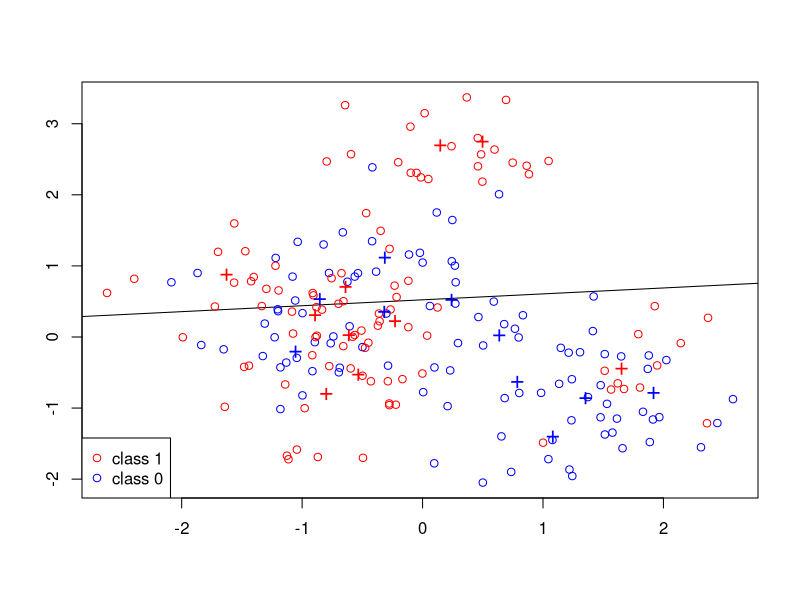

Source code (R):
## ---- chunk 1
knitr::opts_chunk$set(echo = TRUE)
## ---- chunk 2
library(class)
library(ggplot2)
set.seed(3402)

## ---- chunk 3
# nc  : number of cluster centers
# sdc : standard deviation for generating the cluster centers
# p: dimension 
generateCenters = function(nc, sdc,p) {

#Centers normally distributed with mean  (1,0)
m1 = matrix(rnorm(csize*p), csize, p)*sigma + cbind( rep(1,csize), rep(0,csize));

#Centers normally distributed with mean  (0,1)
m0 = matrix(rnorm(csize*p), csize, p)*sigma + cbind( rep(0,csize), rep(1,csize));

  return(list("center0" = m0,
              "center1" = m1))
} 
## ---- chunk 4
#Function to generate data
generateData = function(centers, ntr, nte, s, csize) {

# Randomly allocate the n samples for class 1 to the 10 clusters
id1 = sample(1:csize, ntr, replace = TRUE);

# Randomly allocate the n samples for class 1 to the 10 clusters
id0 = sample(1:csize, ntr, replace = TRUE);  

m0 = centers$center0
m1 = centers$center1

#Generate training set
X_train = matrix(rnorm(2*ntr*p), 2*ntr, p)*s + rbind(m1[id1,], m0[id0,])
Y_train = (c(rep(1,ntr), rep(0,ntr)))


train_set = data.frame(X1 = X_train[,1], X2 = X_train[,2], Y = Y_train)

#Generate test set
id1 = sample(1:csize, nte, replace=TRUE);
id0 = sample(1:csize, nte, replace=TRUE); 
X_test = matrix(rnorm(2*nte*p), 2*nte, p)*s +   rbind(m1[id1,], m0[id0,])
Ytest = (c(rep(1,nte), rep(0,nte)))

test_set = data.frame(X1 = X_test[,1], X2 = X_test[,2], Y = Ytest)


return(list("train" = train_set,
              "test" = test_set))
}
## ---- chunk 5
eval_performance  = function(model, data) {

  #Calculate train error
  train_pred = as.integer(model$fitted.values > 0.5)
  train_error = mean(train_pred != data$train$Y )
  
  #Calculate test error
  test_pred = predict(model, newdata = data.frame(data$test[-3])) >0.5
  test_error = mean(test_pred != data$test$Y )
  
  return(list("train_error" = train_error,
              "test_error" = test_error))
}
  
## ---- chunk 6
find_best_k = function(data, foldNum)
{
  dataSet = data$train[, c("X1", "X2", "Y")]  ## 200-by-3 training data
  dataSet$Y = as.factor(dataSet$Y)
  foldSize = floor(nrow(dataSet)/foldNum)  
  KVector = seq(1, (nrow(dataSet) - foldSize), 2)
  min_error = 1
  min_k = 0
  for(K in KVector)
  {
   error = 0
   for(runId in 1:foldNum){
     testSetIndex = ((runId-1)*foldSize + 1):(ifelse(runId == foldNum, nrow(dataSet), runId*foldSize))
     trainX = dataSet[-testSetIndex, c('X1', 'X2')]
     trainY = as.factor(dataSet[-testSetIndex, ]$Y)
     testX = dataSet[testSetIndex, c('X1' , 'X2')]
     testY = as.factor(dataSet[testSetIndex, ]$Y)
     predictY = knn(trainX, testX, trainY, K)
     error = error + sum(predictY != testY) 
   }
   error = error / nrow(dataSet)
   #Check and store the minimum error and corresponding K 
   #the condition '<='  will ensure in case of equal errors higher K will be chosen 
   #since we are going thru K in increasing order. 
   #print(paste("error",error, "min_error",min_error))
   if(error <= min_error)
   {
     min_error = error
     min_k = K
   }

  }
  return(list("min_error" = min_error,
              "best_k" = min_k))
  
}
## ---- chunk 7
mixnorm = function(x, centers0, centers1, s){
  ## return the density ratio for a point x, where each 
  ## density is a mixture of normal with multiple components
  d1 = sum(exp(-apply((t(centers1) - x)^2, 2, sum) / (2 * s^2)))
  d0 = sum(exp(-apply((t(centers0) - x)^2, 2, sum) / (2 * s^2)))
  
  return (d1 / d0)
}
## ---- chunk 8
#Generate centers
p = 2;          #dimension    
sigma = 1;      # sd for generating the centers 
csize = 10;       # number of centers
centers = generateCenters(csize,sigma,p)

#Generate data
ntr = 100 #no of training data
nte = 5000 #no of test data
s = sqrt(sigma/5);  # sd for generating x. 
num_sim = 20 #No. of simulations


#Allocate storage for results
linear_train = rep(0,num_sim)
linear_test = rep(0,num_sim)

quad_train = rep(0,num_sim)
quad_test = rep(0,num_sim)

knn_train = rep(0,num_sim)
knn_test = rep(0,num_sim)
knn_best_k = rep(0,num_sim)

bayes_train = rep(0,num_sim)
bayes_test = rep(0,num_sim)

#Repeat simulation num_sim times
for (i in 1:num_sim)  
{  
  data = generateData(centers,ntr,nte,s,csize)
  
  #----------------------------------------------------------------------------------- 
  #Run linear regression 
  model_linear = lm(formula = Y ~ X1 + X2, data = data$train)
  error_linear = eval_performance(model_linear,data)
  linear_train[i] = error_linear$train_error
  linear_test[i] = error_linear$test_error
  
  #----------------------------------------------------------------------------------- 
  #Run quadratic regression 
  model_quadratic = lm(formula = Y ~ X1 + X2 + I(X1 * X2) + I(X1^2) + I(X2^2), data = data$train)
  error_quadratic = eval_performance(model_quadratic,data)
  
  quad_train[i] = error_quadratic$train_error
  quad_test[i] = error_quadratic$test_error
 
  #----------------------------------------------------------------------------------- 
  #KNN classification: find best k
  foldNum = 10
  result= find_best_k(data,foldNum)
  knn_best_k[i] = result$best_k
  
  #KNN Training error
  trainX = data$train[,c('X1','X2')]
  trainY = as.factor(data$train[,'Y'])
  predictY = knn(trainX, trainX, trainY, result$best_k)
  knn_train_error = mean(predictY != trainY )
  knn_train[i] =  knn_train_error

  #KNN Test error
  trainX = data$train[,c('X1','X2')]
  testX = data$test[,c('X1','X2')]
  trainY = as.factor(data$train[,'Y'])
  testY = as.factor(data$test[,'Y'])

  predictY = knn(trainX, testX, trainY, result$best_k)
  knn_test_error = mean(predictY != testY)
  knn_test[i] = knn_test_error 
  
  #----------------------------------------------------------------------------------- 
  #Bayes rule
  
  #Bayes error on training data
  Ytrain_pred_Bayes = apply(trainX, 1, mixnorm, centers$center0,centers$center1,s )
  Ytrain_pred_Bayes = as.numeric(Ytrain_pred_Bayes > 1);
  table(trainY, Ytrain_pred_Bayes); 
  train.err.Bayes = sum(trainY !=  Ytrain_pred_Bayes) / (2*ntr)
  bayes_train[i] = train.err.Bayes
  
  #Bayes error on test data
  Ytest_pred_Bayes = apply(testX, 1, mixnorm, centers$center0,centers$center1,s )
  Ytest_pred_Bayes = as.numeric(Ytest_pred_Bayes > 1);
  table(testY, Ytest_pred_Bayes); 
  test.err.Bayes = sum(testY !=  Ytest_pred_Bayes) / (2*nte)
  bayes_test[i] = test.err.Bayes

}

## ---- chunk 9
n= ntr
traindata = data$train
m0 = centers$center0
m1 = centers$center1

plot(traindata[, 1], traindata[, 2], type = "n", xlab = "", ylab = "")
abline(model_linear)
points(traindata[1:n, 1], traindata[1:n, 2], col = "blue");
points(traindata[(n+1):(2*n), 1], traindata[(n+1):(2*n), 2], col="red"); 

points(m1[1:csize, 1], m1[1:csize, 2], pch="+", cex=1.5, col="blue");    
points(m0[1:csize, 1], m0[1:csize, 2], pch="+", cex=1.5, col="red");   

legend("bottomleft", pch = c(1,1), col = c("red", "blue"), 
       legend = c("class 1", "class 0"))
